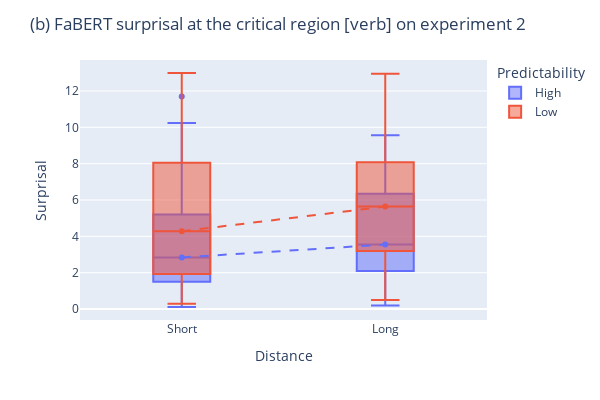

Write notebook code for a chart like this one.
### Code cell
df_ex2_fabert = surprisal_df_from_sentences(ex2_clean_path, surprisal.FaBert)
get_surprisal_comparison_boxplot(df_ex2_fabert, title="(b) FaBERT surprisal at the critical region [verb] on experiment 2")

### Figure 1 — Plotly figure (JSON) as saved in the notebook; plotly's stock layout.template omitted (floating-point values rounded to 4 significant figures)
{"data": [{"alignmentgroup": "True", "hovertemplate": "Predictability=High<br>Distance=%{x}<br>Surprisal=%{y}<extra></extra>", "legendgroup": "High", "marker": {"color": "#636efa"}, "name": "High", "notched": false, "offsetgroup": "High", "orientation": "v", "showlegend": true, "type": "box", "x": ["Short", "Long", "Short", "Long", "Short", "Long", "Short", "Long", "Short", "Long", "Short", "Long", "Short", "Long", "Short", "Long", "Short", "Long", "Short", "Long", "Short", "Long", "Short", "Long", "Short", "Long", "Short", "Long", "Short", "Long", "Short", "Long", "Short", "Long", "Short", "Long", "Short", "Long", "Short", "Long", "Short", "Long", "Short", "Long", "Short", "Long", "Short", "Long", "Short", "Long", "Short", "Long", "Short", "Long", "Short", "Long", "Short", "Long", "Short", "Long", "Short", "Long", "Short", "Long"], "x0": " ", "xaxis": "x", "y": [3.957, 4.875, 4.869, 3.762, 3.047, 1.456, 6.196, 7.397, 7.807, 5.531, 11.7, 9.563, 5.847, 4.369, 4.317, 4.669, 1.419, 3.649, 2.356, 6.153, 0.1135, 0.1967, 1.353, 8.608, 1.362, 1.237, 3.956, 1.74, 1.084, 2.615, 2.308, 3.284, 4.296, 6.534, 3.419, 5.56, 0.2705, 1.048, 2.636, 2.741, 2.002, 2.651, 1.08, 0.8727, 1.589, 1.187, 5.542, 7.184, 2.274, 2.452, 2.562, 2.863, 2.394, 3.452, 4.284, 2.436, 10.24, 7.625, 6.488, 8.711, 1.304, 1.698, 7.852, 7.54], "y0": " ", "yaxis": "y"}, {"alignmentgroup": "True", "hovertemplate": "Probability=Low<br>Distance=%{x}<br>Surprisal=%{y}<extra></extra>", "legendgroup": "Low", "marker": {"color": "#EF553B"}, "name": "Low", "notched": false, "offsetgroup": "Low", "orientation": "v", "showlegend": true, "type": "box", "x": ["Short", "Long", "Short", "Long", "Short", "Long", "Short", "Long", "Short", "Long", "Short", "Long", "Short", "Long", "Short", "Long", "Short", "Long", "Short", "Long", "Short", "Long", "Short", "Long", "Short", "Long", "Short", "Long", "Short", "Long", "Short", "Long", "Short", "Long", "Short", "Long", "Short", "Long", "Short", "Long", "Short", "Long", "Short", "Long", "Short", "Long", "Short", "Long", "Short", "Long", "Short", "Long", "Short", "Long", "Short", "Long", "Short", "Long", "Short", "Long", "Short", "Long", "Short", "Long"], "x0": " ", "xaxis": "x", "y": [6.151, 5.737, 8.589, 7.283, 4.195, 4.582, 7.909, 10.53, 4.131, 3.871, 11.15, 10.11, 4.346, 3.574, 2.689, 3.304, 10.15, 5.522, 1.735, 2.825, 10.03, 11.35, 0.6039, 7.368, 3.615, 5.099, 1.046, 3.137, 0.7424, 2.957, 4.544, 7.694, 3.159, 9.585, 0.2915, 0.5615, 4.217, 5.541, 2.128, 1.718, 9.586, 8.467, 0.513, 0.4966, 0.7615, 0.569, 0.8936, 1.231, 3.807, 6.247, 6.821, 6.649, 4.916, 3.251, 7.842, 7.16, 12.99, 12.95, 8.203, 8.679, 8.718, 9.195, 6.575, 6.837], "y0": " ", "yaxis": "y"}, {"hovertemplate": "x=%{x}<br>y=%{y}<extra></extra>", "legendgroup": "", "line": {"dash": "dash"}, "marker": {"color": "#636EFA", "symbol": "circle"}, "mode": "lines+markers", "name": "", "orientation": "v", "showlegend": false, "type": "scatter", "x": ["Short", "Long"], "xaxis": "x", "y": [2.842, 3.551], "yaxis": "y"}, {"hovertemplate": "x=%{x}<br>y=%{y}<extra></extra>", "legendgroup": "", "line": {"dash": "dash"}, "marker": {"color": "#EF553B", "symbol": "circle"}, "mode": "lines+markers", "name": "", "orientation": "v", "showlegend": false, "type": "scatter", "x": ["Short", "Long"], "xaxis": "x", "y": [4.282, 5.639], "yaxis": "y"}], "layout": {"boxgap": 0.6, "boxmode": "overlay", "height": 400, "legend": {"title": {"text": "Predictability"}, "tracegroupgap": 0}, "margin": {"t": 60}, "title": {"text": "(b) FaBERT surprisal at the critical region [verb] on experiment 2"}, "width": 600, "xaxis": {"anchor": "y", "domain": [0, 1], "title": {"text": "Distance"}}, "yaxis": {"anchor": "x", "domain": [0, 1], "title": {"text": "Surprisal"}}}}
